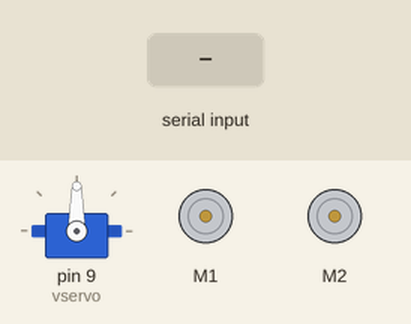
Recording of a sketch running on a simulated Arduino Mega 2560, built with avr-gcc and run on an emulated ATmega2560. Shown: servo, 2 × DC motor (green arrow = forward, orange = backward, longer = faster). The test bench sets the inputs (shaded band).

Above: at 1.2 s.
1.3 s: "F" received over the second serial link
At 2.4 s:
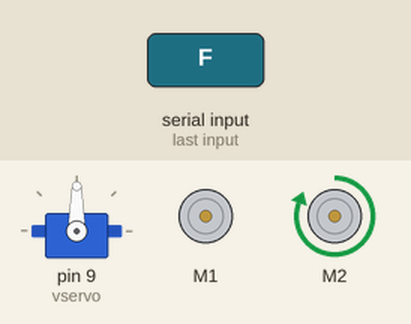
2.8 s: "B" received over the second serial link
At 3.5 s:
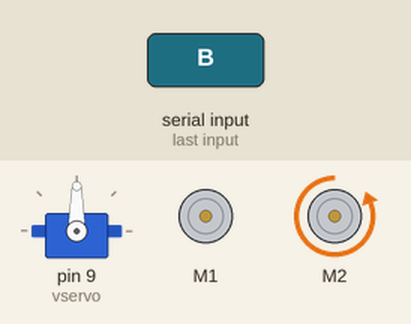
4.3 s: "L" received over the second serial link
At 4.6 s:
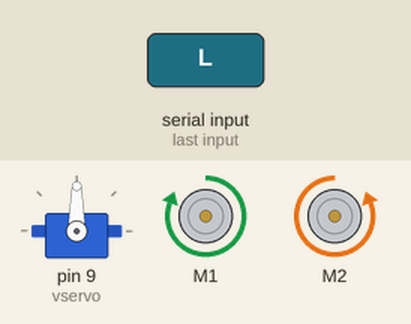
5.8 s: "R" received over the second serial link
At 7.0 s:
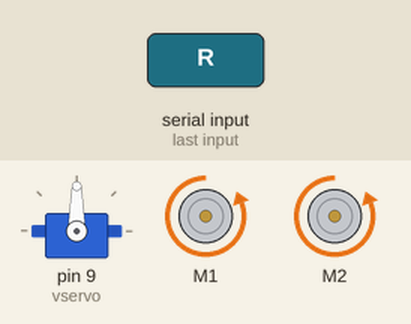
7.3 s: "1" received over the second serial link
At 8.1 s:
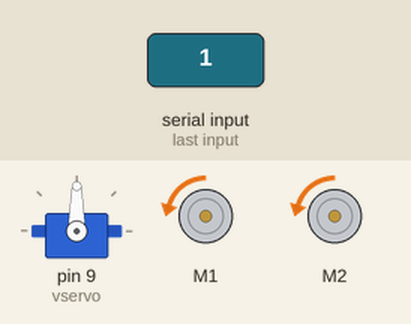
8.8 s: "2" received over the second serial link
At 9.3 s:
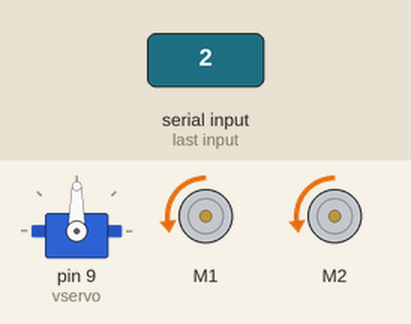
Timing chart, 0 to 11.3 s (numbered marks = the images above; inputs shaded):
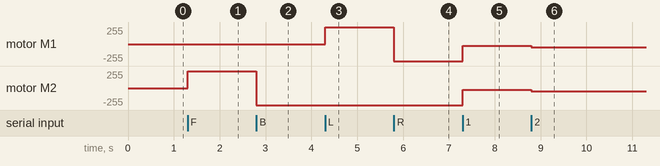

The sketch:

lLEGO_BLUETOOS.ino
```cpp
#include <AFMotor.h> // Подключаем библиотеку для управления двигателями
#include <Servo.h>   // Подключаем библиотеку для сервоприводов
#include <SoftwareSerial.h> // Подключаем библиотеку для работы с Serial через дискретные порты

//Создаем объекты для двигателей
AF_DCMotor motor1(1); //канал М1 на Motor Shield — левый
AF_DCMotor motor2(2); //канал М2 на Motor Shield — правый

// Создаем объект для сервопривода
Servo vservo;

SoftwareSerial BTSerial(51, 50); // RX, TX

// Создаем переменную для команд Bluetooth
char vcmd;
// Создаем переменные для запоминания скорости двигателей
int vspdL, vspdR;
/* Создаем переменную, на значение которой будет уменьшаться скорость при плавных поворотах.
Текущая скорость должна быть больше этого значения. В противном случае двигатели со стороны направления поворота просто не будут вращаться */
int vspd = 200;

void setup() {
  // Устанавливаем скорость передачи данных по Bluetooth
  BTSerial.begin(9600);
  // Устанавливаем скорость передачи данных по кабелю
  Serial1.begin(9600);
  // Выбираем пин к которому подключен сервопривод
  vservo.attach(9); // или 10, если воткнули в крайний разъём
  // Поворачиваем сервопривод в положение 90 градусов при каждом включении
  vservo.write(90);
  // Устанавливаем максимальную скорость вращения двигателей
  vspeed(255,255);
}

void loop() {
// Если есть данные
if (BTSerial.available())
{
// Читаем команды и заносим их в переменную. char преобразует код символа команды в символ
vcmd = (char)BTSerial.read();
// Отправляем команду в порт, чтобы можно было их проверить в «Мониторе порта»
Serial1.println(vcmd);

// Вперед
if (vcmd == 'F') {
vforward();
}
// Назад
if (vcmd == 'B')
{
vbackward();
}
// Влево
if (vcmd == 'L')
{
vleft();
}
// Вправо
if (vcmd == 'R')
{
vright();
}
// Стоп
if (vcmd == 'S')
{
vrelease();
}
// Скорость 0%
if (vcmd == '0')
{
vspeed(0,0);
}
// Скорость 10%
if (vcmd == '1')
{
vspeed(25,25);
}
// Скорость 20%
if (vcmd == '2')
{
vspeed(50,50);
}
// Скорость 30%
if (vcmd == '3')
{
vspeed(75,75);
}
// Скорость 40%
if (vcmd == '4')
{
vspeed(100,100);
}
// Скорость 50%
if (vcmd == '5')
{
vspeed(125,125);
}
// Скорость 60%
if (vcmd == '6')
{
vspeed(150,150);
}
// Скорость 70%
if (vcmd == '7')
{
vspeed(175,175);
}
// Скорость 80%
if (vcmd == '8')
{
vspeed(200,200);
}
// Скорость 90%
if (vcmd == '9')
{
vspeed(225,225);
}
// Скорость 100%
if (vcmd == 'q')
{
vspeed(255,255);
}
}
}

// Вперед
void vforward() {
vspeed(vspdL,vspdR);
vforwardRL();
}

// Вперед для RL
void vforwardRL() {
motor2.run(FORWARD);
}

// Назад
void vbackward() {
vspeed(vspdL,vspdR);
vbackwardRL();
}

// Назад для RL
void vbackwardRL() {
motor2.run(BACKWARD);
}

// Влево
void vleft() {
vspeed(vspdL,vspdR);
motor1.run(FORWARD);
}

// Вправо
void vright() {
vspeed(vspdL,vspdR);
motor1.run(BACKWARD);
}
// Стоп
void vrelease(){
motor1.run(RELEASE);
motor2.run(RELEASE);
}
// Изменение скорости
void vspeed(int spdL,int spdR){
if (spdL == spdR) {
vspdL=spdL;
vspdR=spdR;
}
motor1.setSpeed(spdL);
motor2.setSpeed(spdR);
}
```

Measured:
- after the input at 1.3 s, motor M2: stopped → forward 255/255 at once
- after the input at 2.8 s, motor M2: forward 255/255 → backward 255/255 at once
- after the input at 4.3 s, motor M1: stopped → forward 255/255 at once
- after the input at 5.8 s, motor M1: forward 255/255 → backward 255/255 at once
- after the input at 7.3 s, motor M1, motor M2: backward 255/255 → backward 25/255 at once
- after the input at 8.8 s, motor M1, motor M2: backward 25/255 → backward 50/255 at once
